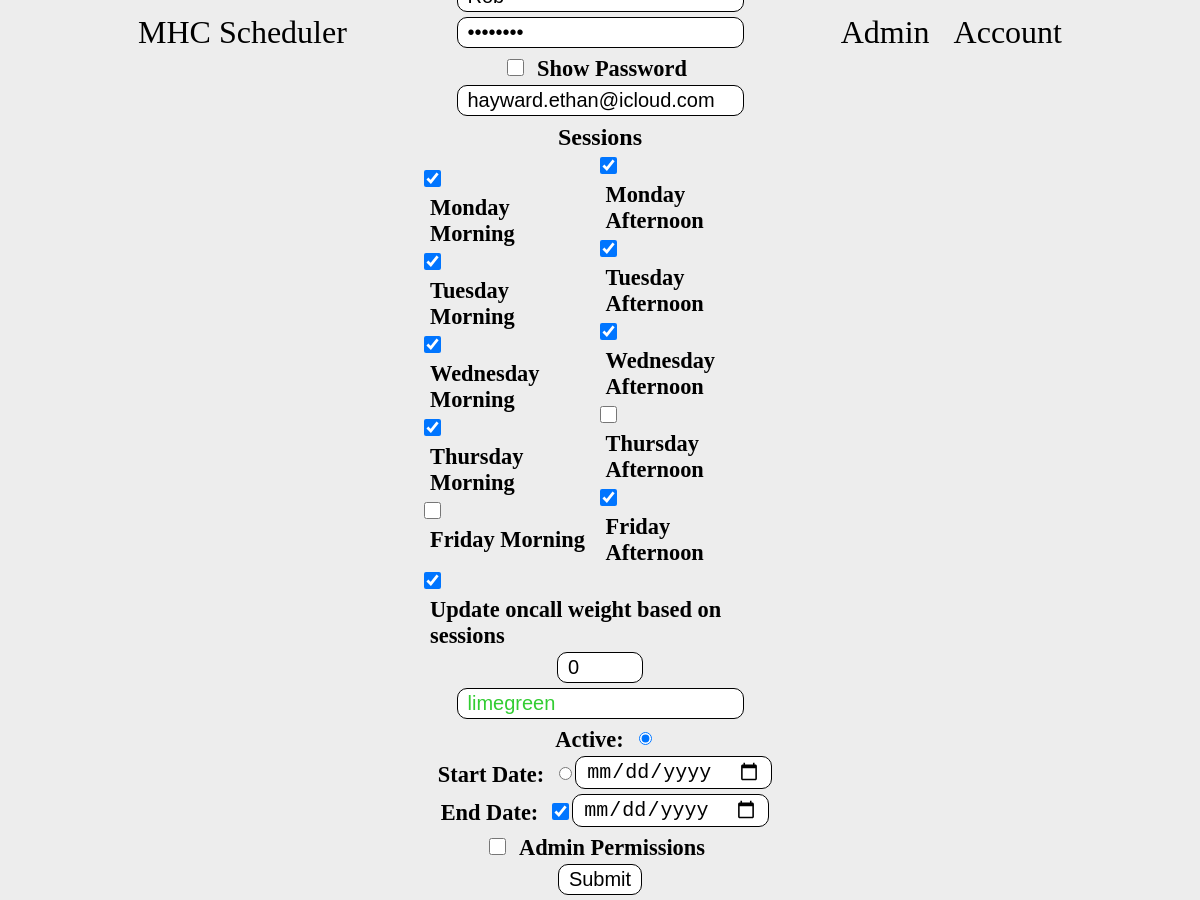
/editUser?id=2, run on an earlier commit of the app's database.
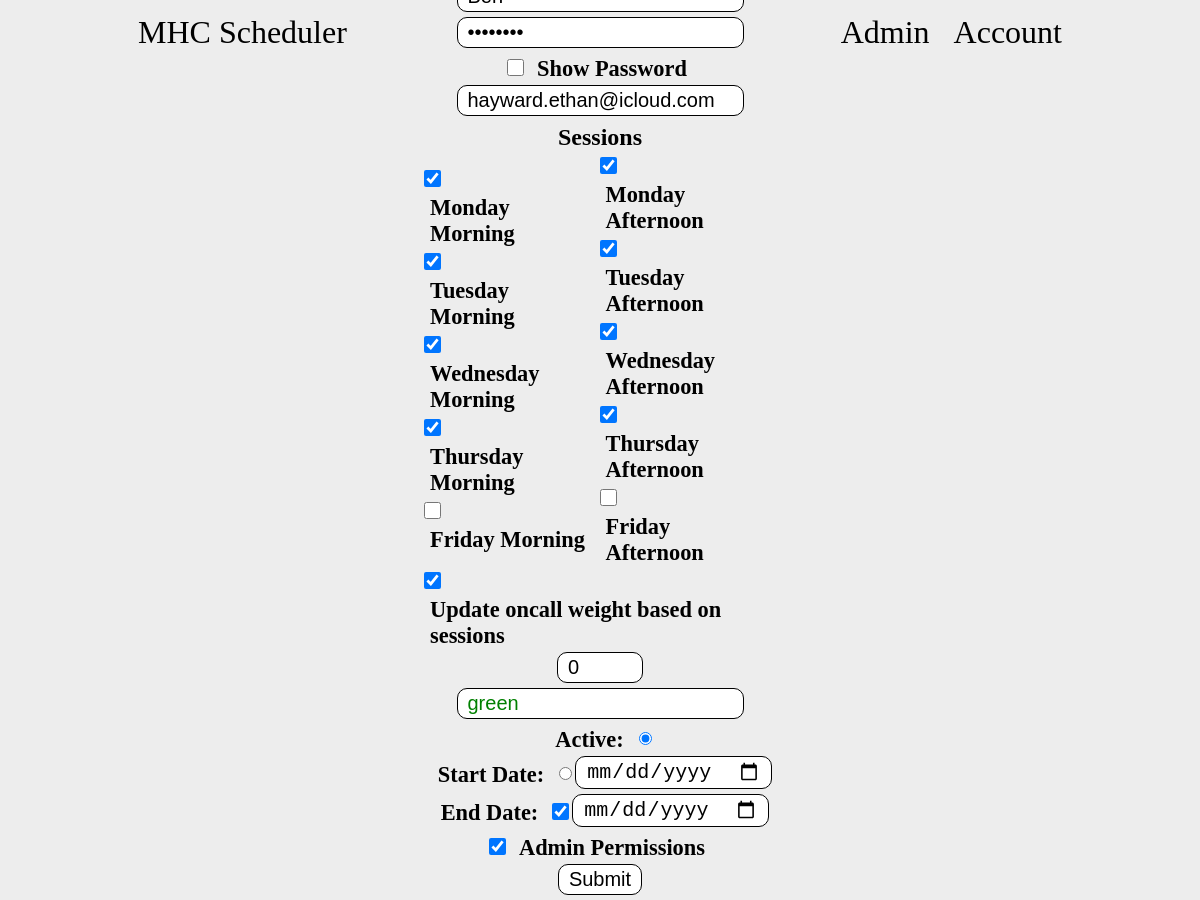
And on a later commit of the database.
### tables this page shows
CREATE TABLE people (id INTEGER NOT NULL, name varchar(255) NOT NULL, admin bool NOT NULL, diff int NOT NULL, password varchar(255), email varchar(255), sessions bit(10), weight INTEGER, end_diff int, color varchar(255), active BOOL, activate_date varchar(255), finish_date varchar(255), PRIMARY KEY (id));

### app.py (the view)
@app.route("/editUser", methods=['GET', 'POST'])
def editUser():
    con = sqlite3.connect("main.db")
    con.row_factory = sqlite3.Row
    cur = con.cursor()
    userData = request.form.to_dict()
    sessionData = request.form.get("sessions")
    if request.method == "POST":
        if not request.form.get("name") or not request.form.get("password") or not request.form.get("email") or not request.form.get("weight") or not request.form.get("color"):
            attackDetails = "Thie could be someone trying to alter the client code to complete the update user form without filling all fields"
            personId = session['user_id']
            cur.execute("INSERT INTO suspicious (person_id, timestamp, type, details) VALUES (?, datetime(), 2, ?)", (personId, attackDetails))
            con.commit()
            cur.close()
            return render_template('editUser.html', user=userData, sessionData=sessionData, warn="Not all fields were filled")
        if not request.form.get("start"):
            return render_template('edituser.html', isNew="yes", user=userData, sessionData=sessionData, warn="Please select a start date")
        if not request.form.get("sessions"):
            return render_template('edituser.html', isNew="yes", user=userData, sessionData=sessionData, warn="Please select sessions")
        if not request.form.get("new") and request.form.get("id"):
            userId = request.form.get("id")
        elif not request.form.get("new") and not request.form.get("id"):
            cur.execute("SELECT * FROM people WHERE id = ?;", (person_id,))
            row = cur.fetchone()
            userData = dict(row)
            attackDetails = "Thie could be someone trying to alter the client code to complete the update user form without filling all fields"
            personId = session['user_id']
            cur.execute("INSERT INTO suspicious (person_id, timestamp, type, details) VALUES (?, datetime(), 2, ?)", (personId, attackDetails))
            con.commit()
            cur.close()
            return render_template('editUser.html', user=userData, sessionData=sessionData, warn="Not all fields were filled")
        name = request.form.get("name")
        password = request.form.get("password")
        email = request.form.get("email")
        sessions = request.form.getlist("sessions")
        weight = int(request.form.get("weight"))
        color = request.form.get("color")
        start = request.form.get("start")
        weightAdd = 0
        admin = 0
        sessionsNumber = 0
        if request.form.get("updateWeight"):
            weight = 0
            weightAdd = 1
        if request.form.get("admin"):
            admin = 1
        if request.form.get("endDateCheck"):
            endDate = request.form.get("endDate")
        else:
            endDate = None
        if start == "date":
            active = 0
            startDate = request.form.get("startDate")
        else:
            active = 1
            startDate = None
        for i in range(len(sessions)):
            sessionsNumber += int(sessions[i])
            weight += weightAdd
        if request.form.get("new"): # Create new user
            con.row_factory = lambda cursor, row: row[0]
            listCur = con.cursor()
            listCur.execute("SELECT diff FROM people ORDER BY diff DESC LIMIT 1")
            highestDiff = listCur.fetchall()[0]
            listCur.execute("SELECT end_diff FROM people ORDER BY end_diff DESC LIMIT 1")
            highestEndDiff = listCur.fetchall()[0]
            cur.execute("INSERT INTO people (name, password, email, sessions, weight, admin, diff, end_diff, color, finish_date, active, activate_date, diff, end_diff) VALUES (?,?,?,?,?,?,0,0,?,?,?,?,?,?)", (name, password, email, sessionsNumber, weight, admin, color, endDate or None, active, startDate or None, highestDiff, highestEndDiff))
        else: # Edit user
            cur.execute("UPDATE people SET name = ?, password = ?, email = ?, sessions = ?, weight = ?, admin = ?, color = ?, finish_date = ?, active = ?, activate_date = ? WHERE id = ?", (name, password, email, sessionsNumber, weight, admin, color, endDate, active, startDate, userId))
        con.commit()
        con.close()
        return redirect("./account?users=1")
    else:
        person_id = request.args.get("id")
        if person_id: # Check if fields are filled
            person_id = int(person_id)
            userData = 0
            sessionData = 0
            if person_id != 0:
                cur.execute("SELECT * FROM people WHERE id = ?;", (person_id,))
                row = cur.fetchone()
                userData = dict(row)
                con.close()
                sessionsNumber = userData['sessions']
                sessionData = {}
                daysValues = {"fa": 512, "fm": 256, "tha": 128, "thm": 64, "wa": 32, "wm": 16, "ta": 8, "tm": 4, "ma": 2, "mm": 1}
                if sessionsNumber:
                    for key in daysValues.keys():
                        if sessionsNumber >= daysValues[key]:
                            sessionsNumber -= daysValues[key]
                            sessionData[key] = "Checked"
                        else:
                            sessionData[key] = ""
            return render_template('editUser.html', user=userData, sessionData=sessionData)
        else:
            return redirect("./account")

### app.py (called while the page is built)
@app.after_request
def add_header(response):
    response.headers["Cache-Control"] = "no-store, no-cache, must-revalidate, post-check=0, pre-check=0, max-age=0"
    response.headers["Pragma"] = "no-cache"
    response.headers["Expires"] = "0"
    return response

### templates/editUser.html (shortened to what this page needs)
{% extends "base.html" %}
{% block body %}
<nav>
    <a href="./">MHC Scheduler</a>
    <div>
        <a href="./account">Admin</a>
        <a href="./signin">Account</a>
    </div>
</nav>
<main class="editUser">
    {% if user == 0 %}
    <form action="./editUser?id=0" method="post" class="editUser">
        <p style="color:red; text-align: center; font-size: 1.5rem;">{{ warn }}</p>
        <input type="hidden" name="new" value="1">
        <input required autocomplete="off" type="text" name="name" placeholder="Name">
        <input required autocomplete="off" type="password" name="password" placeholder="Password"id="password">
        <span><input type="checkbox" name="showpassword" id="showPassword" onclick="togglePasswordVisibility()"><label for="showPassword">Show Password</label></span>
        <input required autocomplete="off" type="email" name="email" placeholder="Email">
        <h3>Sessions</h3>
        <div class="sessions">
            <div>
                <input type="checkbox" name="sessions" value="1" id="mm"><label for="mm">Monday Morning</label><br>
                <input type="checkbox" name="sessions" value="4" id="tm"><label for="tm">Tuesday Morning</label><br>
                <input type="checkbox" name="sessions" value="16" id="wm"><label for="wm">Wednesday Morning</label><br>
                <input type="checkbox" name="sessions" value="64" id="thm"><label for="thm">Thursday Morning</label><br>
                <input type="checkbox" name="sessions" value="256" id="fm"><label for="fm">Friday Morning</label><br>
            </div>
            <div>
                <input type="checkbox" name="sessions" value="2" id="ma"><label for="ma">Monday Afternoon</label><br>
                <input type="checkbox" name="sessions" value="8" id="ta"><label for="ta">Tuesday Afternoon</label><br>
                <input type="checkbox" name="sessions" value="32" id="wa"><label for="wa">Wednesday Afternoon</label><br>
                <input type="checkbox" name="sessions" value="128" id="tha"><label for="tha">Thursday Afternoon</label><br>
                <input type="checkbox" name="sessions" value="512" id="fa"><label for="fa">Friday Afternoon</label>
            </div>
        </div>
        <span><input checked type="checkbox" name="updateWeight" id="weight"><label for="weight">Update oncall weight based on sessions</label></span>
        <input required autocomplete="off" type="number" name="weight" min="0" max="10" step="1" placeholder="Oncall Weight (1-10)" value="0">
        <input required autocomplete="off" type="text" name="color" placeholder="HTML Color" id="colorInput">
        <div class="sessions">
            <label for="active">Start Now: </label>
            <input type="radio" name="start" value="now" id="active">
        </div>
        <div class="sessions">
            <label for="startDateCheck">Start Date: </label>
            <input type="radio" name="start" id="startDateCheck">
            <input type="date" name="startDate" value="date" placeholder="Start Date" id="DatePicker">
        </div>
        <div class="sessions">
            <label for="endDateCheck">End Date:  </label>
            <input type="checkbox" name="endDateCheck" id="endDateCheck">
            <input type="date" name="endDate" placeholder="Start Date" id="endDatePicker">
        </div>
        <span><input type="checkbox" name="admin" id="admin"><label for="admin">Admin Permissions</label></span>
        <input type="submit" value="Submit">
    {% else %}
    <form action="./editUser?id={{ user['id'] }}" method="post" class="editUser">
        <input required autocomplete="off" type="text" name="name" placeholder="Name" value="{{ user['name'] }}">
        <input required autocomplete="off" type="password" name="password" placeholder="Password" value="{{ user['password'] }}" id="password">
        <span><input type="checkbox" name="showpassword" id="showPassword" onclick="togglePasswordVisibility()"><label for="showPassword">Show Password</label></span>
        <input required autocomplete="off" type="email" name="email" placeholder="Email" value="{{ user['email'] }}">
        <h3>Sessions</h3>
        <div class="sessions">
            <div>
                <input {{ sessionData['mm'] }} type="checkbox" name="sessions" value="1" id="mm"><label for="mm">Monday Morning</label><br>
                <input {{ sessionData['tm'] }} type="checkbox" name="sessions" value="4" id="tm"><label for="tm">Tuesday Morning</label><br>
                <input {{ sessionData['wm'] }} type="checkbox" name="sessions" value="16" id="wm"><label for="wm">Wednesday Morning</label><br>
                <input {{ sessionData['thm'] }} type="checkbox" name="sessions" value="64" id="thm"><label for="thm">Thursday Morning</label><br>
                <input {{ sessionData['fm'] }} type="checkbox" name="sessions" value="256" id="fm"><label for="fm">Friday Morning</label><br>
            </div>
            <div>
                <input {{ sessionData['ma'] }} type="checkbox" name="sessions" value="2" id="ma"><label for="ma">Monday Afternoon</label><br>
                <input {{ sessionData['ta'] }} type="checkbox" name="sessions" value="8" id="ta"><label for="ta">Tuesday Afternoon</label><br>
                <input {{ sessionData['wa'] }} type="checkbox" name="sessions" value="32" id="wa"><label for="wa">Wednesday Afternoon</label><br>
                <input {{ sessionData['tha'] }} type="checkbox" name="sessions" value="128" id="tha"><label for="tha">Thursday Afternoon</label><br>
                <input {{ sessionData['fa'] }} type="checkbox" name="sessions" value="512" id="fa"><label for="fa">Friday Afternoon</label>
            </div>
        </div>
        <span><input checked type="checkbox" name="updateWeight" id="weight"><label for="weight">Update oncall weight based on sessions</label></span>
        <input required autocomplete="off" type="number" name="weight" min="0" max="10" step="1" placeholder="Oncall Weight (1-10)" value="0">
        <input required autocomplete="off" type="text" name="color" placeholder="HTML Color" value="{{ user['color'] }}" id="colorInput">
        <div class="sessions">
            <label for="active">Active: </label>
            {% if user['active'] == 1 %}
            <input checked type="radio" name="start" value="now" id="active">
            {% else %}
            <input type="radio" name="start" value="now" id="active">
            {% endif %}
        </div>
        <div class="sessions">
            <label for="startDateCheck">Start Date: </label>
            {% if user['activate_date'] != None %}
            <input checked type="radio" name="start" id="startDateCheck">
            <input value="{{ user['activate_date'] }}" type="date" name="startDate" id="DatePicker">
            {% else %}
            <input type="radio" name="start" id="startDateCheck">
            <input type="date" name="startDate" id="DatePicker">
            {% endif %}
        </div>
        <div class="sessions">
            <label for="endDateCheck">End Date:  </label>
            {% if user['finish_date'] is defined %}
            <input checked type="checkbox" name="endDateCheck" id="endDateCheck">
            <input value="{{ user['finish_date'] }}" type="date" name="endDate" id="endDatePicker">
            {% else %}
            <input type="checkbox" name="endDateCheck" id="endDateCheck">
            <input type="date" name="endDate" placeholder="Start Date" id="endDatePicker">
            {% endif %}
        </div>
        {% if user['admin'] == 1 %}
        <span><input checked type="checkbox" name="admin" id="admin"><label for="admin">Admin Permissions</label></span>
        {% else %}
        <span><input type="checkbox" name="admin" id="admin"><label for="admin">Admin Permissions</label></span>
        {% endif %}
        <input type="submit" value="Submit">
    </form>
    {% endif %}
</main>
{% endblock %}

### templates/base.html (shortened to what this page needs)
<!DOCTYPE html>
<html lang="en">
    <head>
        <link rel="stylesheet" href="{{ url_for('static', filename='main.css') }}">
        <link rel="stylesheet" media="print" href="{{ url_for('static', filename='print.css') }}">
    </head>
    <body>
        {% block body %}
        {% endblock %}
    </body>
</html>

### static/main.css (style rules this page uses)
body { background-color: rgb(237, 237, 237); padding: 0 10%; font-family:'Times New Roman', Times, serif; }
main.editUser { display: flex; flex-direction: column; align-items: center; height: 90vh; }
nav { color: black; display: flex; flex-direction: row; justify-content: space-between; align-items: center; height: 6vh; }
.print, nav a { color: black; text-decoration: none; padding: 10px; font-size: 2rem; border-radius: 10px; }
label, select, input, button, form a { display: inline-block; font-size: 1.25rem; padding: 3px 10px; border-radius: 10px; }
label { font-weight: bold; font-size: 1.4rem; }
select, input, button, form a { background-color: white; border: 1px solid black; }
form { margin: 10px 0 20px 0; }
form input[type='checkbox'] { height: 17px; width: 17px; }
form.editUser { display: flex; flex-direction: column; justify-content: center; width: 30vw; margin: auto; }
form input { margin-bottom: 5px; }
form h3 { font-size: 1.5rem; margin: 3px; }
.sessions { display: flex; flex-direction: row; align-items: center; }
.editUser { display: flex; justify-content: center; align-items: center; }

### static/print.css (style rules this page uses)
nav, a { display: none; }

What changed in the data, as far as the page shows it:
changed people "hayward.ethan@icloud.com": name "Rob" → "Ben"; color "limegreen" → "green"; admin False → True (drawn)
Also different on the page:
form field sessions: "☐" → "☑"
form field sessions: "☑" → "☐"
form field admin: (not shown) → "☑"
form field admin: "☐" → (not shown)
